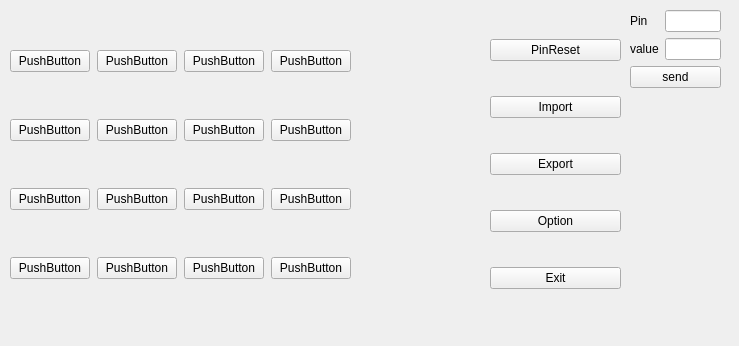
<?xml version="1.0" encoding="UTF-8"?>
<ui version="4.0">
 <class>MainWindow</class>
 <widget class="QMainWindow" name="MainWindow">
  <property name="geometry">
   <rect>
    <x>0</x>
    <y>0</y>
    <width>739</width>
    <height>346</height>
   </rect>
  </property>
  <property name="windowTitle">
   <string>MainWindow</string>
  </property>
  <widget class="QWidget" name="centralwidget">
   <widget class="QWidget" name="gridLayoutWidget">
    <property name="geometry">
     <rect>
      <x>10</x>
      <y>10</y>
      <width>341</width>
      <height>311</height>
     </rect>
    </property>
    <layout class="QGridLayout" name="gridLayout" rowstretch="100,0,0,0" columnstretch="100,0,0,0,0,0">
     <property name="leftMargin">
      <number>0</number>
     </property>
     <property name="spacing">
      <number>7</number>
     </property>
     <item row="0" column="3">
      <widget class="QPushButton" name="btn4">
       <property name="text">
        <string>PushButton</string>
       </property>
      </widget>
     </item>
     <item row="0" column="1">
      <widget class="QPushButton" name="btn2">
       <property name="sizePolicy">
        <sizepolicy hsizetype="Fixed" vsizetype="Fixed">
         <horstretch>0</horstretch>
         <verstretch>0</verstretch>
        </sizepolicy>
       </property>
       <property name="text">
        <string>PushButton</string>
       </property>
      </widget>
     </item>
     <item row="0" column="2">
      <widget class="QPushButton" name="btn3">
       <property name="text">
        <string>PushButton</string>
       </property>
      </widget>
     </item>
     <item row="3" column="0">
      <widget class="QPushButton" name="btn13">
       <property name="text">
        <string>PushButton</string>
       </property>
      </widget>
     </item>
     <item row="3" column="1">
      <widget class="QPushButton" name="btn14">
       <property name="text">
        <string>PushButton</string>
       </property>
      </widget>
     </item>
     <item row="0" column="0">
      <widget class="QPushButton" name="btn1">
       <property name="sizePolicy">
        <sizepolicy hsizetype="Fixed" vsizetype="Fixed">
         <horstretch>0</horstretch>
         <verstretch>0</verstretch>
        </sizepolicy>
       </property>
       <property name="text">
        <string>PushButton</string>
       </property>
      </widget>
     </item>
     <item row="3" column="2">
      <widget class="QPushButton" name="btn15">
       <property name="text">
        <string>PushButton</string>
       </property>
      </widget>
     </item>
     <item row="3" column="3">
      <widget class="QPushButton" name="btn16">
       <property name="text">
        <string>PushButton</string>
       </property>
      </widget>
     </item>
     <item row="1" column="0">
      <widget class="QPushButton" name="btn5">
       <property name="text">
        <string>PushButton</string>
       </property>
      </widget>
     </item>
     <item row="1" column="1">
      <widget class="QPushButton" name="btn6">
       <property name="text">
        <string>PushButton</string>
       </property>
      </widget>
     </item>
     <item row="1" column="2">
      <widget class="QPushButton" name="btn7">
       <property name="sizePolicy">
        <sizepolicy hsizetype="Fixed" vsizetype="Fixed">
         <horstretch>0</horstretch>
         <verstretch>0</verstretch>
        </sizepolicy>
       </property>
       <property name="text">
        <string>PushButton</string>
       </property>
      </widget>
     </item>
     <item row="1" column="3">
      <widget class="QPushButton" name="btn8">
       <property name="sizePolicy">
        <sizepolicy hsizetype="Fixed" vsizetype="Fixed">
         <horstretch>0</horstretch>
         <verstretch>0</verstretch>
        </sizepolicy>
       </property>
       <property name="text">
        <string>PushButton</string>
       </property>
      </widget>
     </item>
     <item row="2" column="0">
      <widget class="QPushButton" name="btn9">
       <property name="text">
        <string>PushButton</string>
       </property>
      </widget>
     </item>
     <item row="2" column="1">
      <widget class="QPushButton" name="btn10">
       <property name="text">
        <string>PushButton</string>
       </property>
      </widget>
     </item>
     <item row="2" column="2">
      <widget class="QPushButton" name="btn11">
       <property name="text">
        <string>PushButton</string>
       </property>
      </widget>
     </item>
     <item row="2" column="3">
      <widget class="QPushButton" name="btn12">
       <property name="text">
        <string>PushButton</string>
       </property>
      </widget>
     </item>
    </layout>
   </widget>
   <widget class="QWidget" name="verticalLayoutWidget">
    <property name="geometry">
     <rect>
      <x>490</x>
      <y>10</y>
      <width>131</width>
      <height>311</height>
     </rect>
    </property>
    <layout class="QVBoxLayout" name="verticalLayout">
     <item>
      <widget class="QPushButton" name="PinResetBtn">
       <property name="text">
        <string>PinReset</string>
       </property>
      </widget>
     </item>
     <item>
      <widget class="QPushButton" name="ImportBtn">
       <property name="text">
        <string>Import</string>
       </property>
      </widget>
     </item>
     <item>
      <widget class="QPushButton" name="ExportBtn">
       <property name="text">
        <string>Export</string>
       </property>
      </widget>
     </item>
     <item>
      <widget class="QPushButton" name="OptionBtn">
       <property name="text">
        <string>Option</string>
       </property>
      </widget>
     </item>
     <item>
      <widget class="QPushButton" name="ExitBtn">
       <property name="text">
        <string>Exit</string>
       </property>
      </widget>
     </item>
    </layout>
   </widget>
   <widget class="QWidget" name="formLayoutWidget">
    <property name="geometry">
     <rect>
      <x>630</x>
      <y>10</y>
      <width>91</width>
      <height>311</height>
     </rect>
    </property>
    <layout class="QFormLayout" name="formLayout">
     <item row="0" column="1">
      <widget class="QLineEdit" name="lineEdit"/>
     </item>
     <item row="4" column="0" colspan="2">
      <widget class="QPushButton" name="sendBtn">
       <property name="text">
        <string>send</string>
       </property>
      </widget>
     </item>
     <item row="0" column="0">
      <widget class="QLabel" name="label">
       <property name="text">
        <string>Pin</string>
       </property>
      </widget>
     </item>
     <item row="2" column="1">
      <widget class="QLineEdit" name="lineEdit_2"/>
     </item>
     <item row="2" column="0">
      <widget class="QLabel" name="label_2">
       <property name="text">
        <string>value</string>
       </property>
      </widget>
     </item>
    </layout>
   </widget>
  </widget>
 </widget>
 <resources/>
 <connections/>
</ui>
